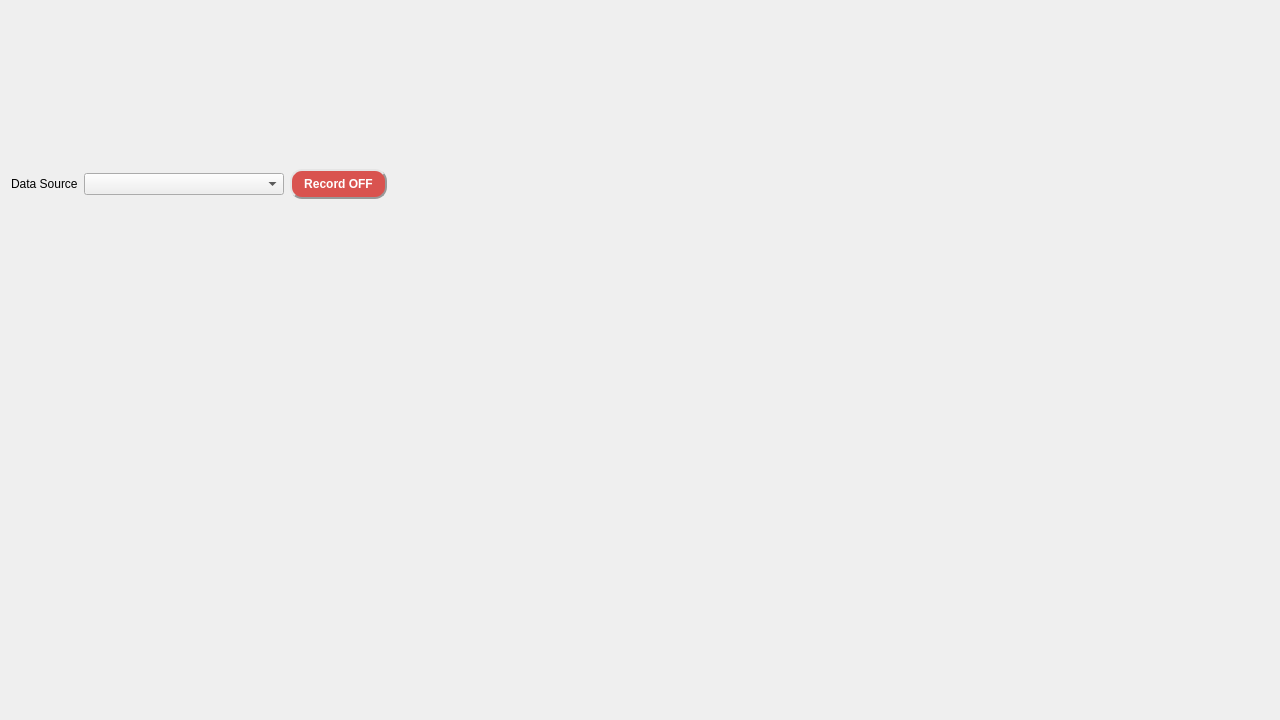
<?xml version="1.0" encoding="UTF-8"?>
<ui version="4.0">
 <class>RecorderWindow</class>
 <widget class="QWidget" name="RecorderWindow">
  <property name="geometry">
   <rect>
    <x>0</x>
    <y>0</y>
    <width>1280</width>
    <height>720</height>
   </rect>
  </property>
  <property name="windowTitle">
   <string>Data Recorder</string>
  </property>
  <layout class="QVBoxLayout" name="verticalLayout">
   <item>
    <layout class="QHBoxLayout" name="toolbarLayout">
     <item>
      <widget class="QLabel" name="dataSourceLabel">
       <property name="text">
        <string>Data Source</string>
       </property>
      </widget>
     </item>
     <item>
      <widget class="QComboBox" name="dataSourceComboBox">
       <property name="minimumSize">
        <size>
         <width>200</width>
         <height>0</height>
        </size>
       </property>
      </widget>
     </item>
     <item>
      <widget class="QPushButton" name="recordButton">
       <property name="styleSheet">
        <string notr="true">QPushButton#recordButton {
    min-width: 60px;
    padding: 6px 12px;
    border: 2px outset #999;
    border-radius: 12px;
    color: white;
    background: #d9534f;
    font-weight: bold;
}
QPushButton#recordButton:pressed {
    border-style: inset;
    padding-top: 8px;
}
QPushButton#recordButton:checked {
    background: #5cb85c;
}</string>
       </property>
       <property name="text">
        <string>Record OFF</string>
       </property>
       <property name="checkable">
        <bool>true</bool>
       </property>
      </widget>
     </item>
     <item>
      <widget class="QLabel" name="statusLabel">
       <property name="text">
        <string/>
       </property>
      </widget>
     </item>
     <item>
      <spacer name="toolbarSpacer">
       <property name="orientation">
        <enum>Qt::Horizontal</enum>
       </property>
       <property name="sizeHint" stdset="0">
        <size>
         <width>40</width>
         <height>20</height>
        </size>
       </property>
      </spacer>
     </item>
    </layout>
   </item>
   <item>
    <widget class="apps::data_recorder::ui::FrameGridView" name="frameGrid" native="true">
     <property name="minimumSize">
      <size>
       <width>320</width>
       <height>240</height>
      </size>
     </property>
    </widget>
   </item>
  </layout>
 </widget>
 <customwidgets>
  <customwidget>
   <class>apps::data_recorder::ui::FrameGridView</class>
   <extends>QWidget</extends>
   <header>view/FrameGridView.hpp</header>
   <container>1</container>
  </customwidget>
 </customwidgets>
 <resources/>
 <connections/>
</ui>
